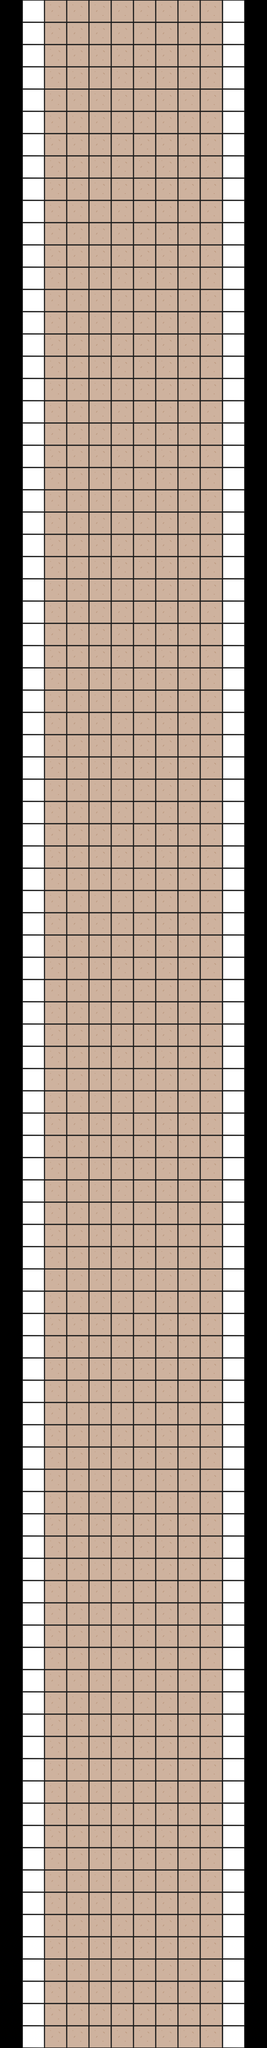

A 2D game scene composited from a Tiled map and its tileset images. What follows is a short description and the map's XML, with every tile layer's data as written:
An orthogonal 12x92 tile map with 64x64 px tiles, 2 tile layers (floor, wall) and 5 objects (4x ball, point_start).

<map version="1.10" tiledversion="1.11.2" orientation="orthogonal" renderorder="right-down" width="12" height="92" tilewidth="64" tileheight="64" infinite="0" nextlayerid="8" nextobjectid="6">
 <tileset firstgid="1" source="saa_tt_sheet.tsx" />
 <group id="3" name="Group Layer 1" locked="1">
  <layer id="1" name="floor" width="12" height="92" locked="1">
   <data encoding="csv">
0,0,1,1,1,1,1,1,1,1,0,0,
0,0,1,1,1,1,1,1,1,1,0,0,
0,0,1,1,1,1,1,1,1,1,0,0,
0,0,1,1,1,1,1,1,1,1,0,0,
0,0,1,1,1,1,1,1,1,1,0,0,
0,0,1,1,1,1,1,1,1,1,0,0,
0,0,1,1,1,1,1,1,1,1,0,0,
0,0,1,1,1,1,1,1,1,1,0,0,
0,0,1,1,1,1,1,1,1,1,0,0,
0,0,1,1,1,1,1,1,1,1,0,0,
0,0,1,1,1,1,1,1,1,1,0,0,
0,0,1,1,1,1,1,1,1,1,0,0,
0,0,1,1,1,1,1,1,1,1,0,0,
0,0,1,1,1,1,1,1,1,1,0,0,
0,0,1,1,1,1,1,1,1,1,0,0,
0,0,1,1,1,1,1,1,1,1,0,0,
0,0,1,1,1,1,1,1,1,1,0,0,
0,0,1,1,1,1,1,1,1,1,0,0,
0,0,1,1,1,1,1,1,1,1,0,0,
0,0,1,1,1,1,1,1,1,1,0,0,
0,0,1,1,1,1,1,1,1,1,0,0,
0,0,1,1,1,1,1,1,1,1,0,0,
0,0,1,1,1,1,1,1,1,1,0,0,
0,0,1,1,1,1,1,1,1,1,0,0,
0,0,1,1,1,1,1,1,1,1,0,0,
0,0,1,1,1,1,1,1,1,1,0,0,
0,0,1,1,1,1,1,1,1,1,0,0,
0,0,1,1,1,1,1,1,1,1,0,0,
0,0,1,1,1,1,1,1,1,1,0,0,
0,0,1,1,1,1,1,1,1,1,0,0,
0,0,1,1,1,1,1,1,1,1,0,0,
0,0,1,1,1,1,1,1,1,1,0,0,
0,0,1,1,1,1,1,1,1,1,0,0,
0,0,1,1,1,1,1,1,1,1,0,0,
0,0,1,1,1,1,1,1,1,1,0,0,
0,0,1,1,1,1,1,1,1,1,0,0,
0,0,1,1,1,1,1,1,1,1,0,0,
0,0,1,1,1,1,1,1,1,1,0,0,
0,0,1,1,1,1,1,1,1,1,0,0,
0,0,1,1,1,1,1,1,1,1,0,0,
0,0,1,1,1,1,1,1,1,1,0,0,
0,0,1,1,1,1,1,1,1,1,0,0,
0,0,1,1,1,1,1,1,1,1,0,0,
0,0,1,1,1,1,1,1,1,1,0,0,
0,0,1,1,1,1,1,1,1,1,0,0,
0,0,1,1,1,1,1,1,1,1,0,0,
0,0,1,1,1,1,1,1,1,1,0,0,
0,0,1,1,1,1,1,1,1,1,0,0,
0,0,1,1,1,1,1,1,1,1,0,0,
0,0,1,1,1,1,1,1,1,1,0,0,
0,0,1,1,1,1,1,1,1,1,0,0,
0,0,1,1,1,1,1,1,1,1,0,0,
0,0,1,1,1,1,1,1,1,1,0,0,
0,0,1,1,1,1,1,1,1,1,0,0,
0,0,1,1,1,1,1,1,1,1,0,0,
0,0,1,1,1,1,1,1,1,1,0,0,
0,0,1,1,1,1,1,1,1,1,0,0,
0,0,1,1,1,1,1,1,1,1,0,0,
0,0,1,1,1,1,1,1,1,1,0,0,
0,0,1,1,1,1,1,1,1,1,0,0,
0,0,1,1,1,1,1,1,1,1,0,0,
0,0,1,1,1,1,1,1,1,1,0,0,
0,0,1,1,1,1,1,1,1,1,0,0,
0,0,1,1,1,1,1,1,1,1,0,0,
0,0,1,1,1,1,1,1,1,1,0,0,
0,0,1,1,1,1,1,1,1,1,0,0,
0,0,1,1,1,1,1,1,1,1,0,0,
0,0,1,1,1,1,1,1,1,1,0,0,
0,0,1,1,1,1,1,1,1,1,0,0,
0,0,1,1,1,1,1,1,1,1,0,0,
0,0,1,1,1,1,1,1,1,1,0,0,
0,0,1,1,1,1,1,1,1,1,0,0,
0,0,1,1,1,1,1,1,1,1,0,0,
0,0,1,1,1,1,1,1,1,1,0,0,
0,0,1,1,1,1,1,1,1,1,0,0,
0,0,1,1,1,1,1,1,1,1,0,0,
0,0,1,1,1,1,1,1,1,1,0,0,
0,0,1,1,1,1,1,1,1,1,0,0,
0,0,1,1,1,1,1,1,1,1,0,0,
0,0,1,1,1,1,1,1,1,1,0,0,
0,0,1,1,1,1,1,1,1,1,0,0,
0,0,1,1,1,1,1,1,1,1,0,0,
0,0,1,1,1,1,1,1,1,1,0,0,
0,0,1,1,1,1,1,1,1,1,0,0,
0,0,1,1,1,1,1,1,1,1,0,0,
0,0,1,1,1,1,1,1,1,1,0,0,
0,0,1,1,1,1,1,1,1,1,0,0,
0,0,1,1,1,1,1,1,1,1,0,0,
0,0,1,1,1,1,1,1,1,1,0,0,
0,0,1,1,1,1,1,1,1,1,0,0,
0,0,1,1,1,1,1,1,1,1,0,0,
0,0,1,1,1,1,1,1,1,1,0,0
</data>
  </layer>
  <layer id="2" name="wall" width="12" height="92" locked="1">
   <data encoding="csv">
0,8,0,0,0,0,0,0,0,0,8,0,
0,8,0,0,0,0,0,0,0,0,8,0,
0,8,0,0,0,0,0,0,0,0,8,0,
0,8,0,0,0,0,0,0,0,0,8,0,
0,8,0,0,0,0,0,0,0,0,8,0,
0,8,0,0,0,0,0,0,0,0,8,0,
0,8,0,0,0,0,0,0,0,0,8,0,
0,8,0,0,0,0,0,0,0,0,8,0,
0,8,0,0,0,0,0,0,0,0,8,0,
0,8,0,0,0,0,0,0,0,0,8,0,
0,8,0,0,0,0,0,0,0,0,8,0,
0,8,0,0,0,0,0,0,0,0,8,0,
0,8,0,0,0,0,0,0,0,0,8,0,
0,8,0,0,0,0,0,0,0,0,8,0,
0,8,0,0,0,0,0,0,0,0,8,0,
0,8,0,0,0,0,0,0,0,0,8,0,
0,8,0,0,0,0,0,0,0,0,8,0,
0,8,0,0,0,0,0,0,0,0,8,0,
0,8,0,0,0,0,0,0,0,0,8,0,
0,8,0,0,0,0,0,0,0,0,8,0,
0,8,0,0,0,0,0,0,0,0,8,0,
0,8,0,0,0,0,0,0,0,0,8,0,
0,8,0,0,0,0,0,0,0,0,8,0,
0,8,0,0,0,0,0,0,0,0,8,0,
0,8,0,0,0,0,0,0,0,0,8,0,
0,8,0,0,0,0,0,0,0,0,8,0,
0,8,0,0,0,0,0,0,0,0,8,0,
0,8,0,0,0,0,0,0,0,0,8,0,
0,8,0,0,0,0,0,0,0,0,8,0,
0,8,0,0,0,0,0,0,0,0,8,0,
0,8,0,0,0,0,0,0,0,0,8,0,
0,8,0,0,0,0,0,0,0,0,8,0,
0,8,0,0,0,0,0,0,0,0,8,0,
0,8,0,0,0,0,0,0,0,0,8,0,
0,8,0,0,0,0,0,0,0,0,8,0,
0,8,0,0,0,0,0,0,0,0,8,0,
0,8,0,0,0,0,0,0,0,0,8,0,
0,8,0,0,0,0,0,0,0,0,8,0,
0,8,0,0,0,0,0,0,0,0,8,0,
0,8,0,0,0,0,0,0,0,0,8,0,
0,8,0,0,0,0,0,0,0,0,8,0,
0,8,0,0,0,0,0,0,0,0,8,0,
0,8,0,0,0,0,0,0,0,0,8,0,
0,8,0,0,0,0,0,0,0,0,8,0,
0,8,0,0,0,0,0,0,0,0,8,0,
0,8,0,0,0,0,0,0,0,0,8,0,
0,8,0,0,0,0,0,0,0,0,8,0,
0,8,0,0,0,0,0,0,0,0,8,0,
0,8,0,0,0,0,0,0,0,0,8,0,
0,8,0,0,0,0,0,0,0,0,8,0,
0,8,0,0,0,0,0,0,0,0,8,0,
0,8,0,0,0,0,0,0,0,0,8,0,
0,8,0,0,0,0,0,0,0,0,8,0,
0,8,0,0,0,0,0,0,0,0,8,0,
0,8,0,0,0,0,0,0,0,0,8,0,
0,8,0,0,0,0,0,0,0,0,8,0,
0,8,0,0,0,0,0,0,0,0,8,0,
0,8,0,0,0,0,0,0,0,0,8,0,
0,8,0,0,0,0,0,0,0,0,8,0,
0,8,0,0,0,0,0,0,0,0,8,0,
0,8,0,0,0,0,0,0,0,0,8,0,
0,8,0,0,0,0,0,0,0,0,8,0,
0,8,0,0,0,0,0,0,0,0,8,0,
0,8,0,0,0,0,0,0,0,0,8,0,
0,8,0,0,0,0,0,0,0,0,8,0,
0,8,0,0,0,0,0,0,0,0,8,0,
0,8,0,0,0,0,0,0,0,0,8,0,
0,8,0,0,0,0,0,0,0,0,8,0,
0,8,0,0,0,0,0,0,0,0,8,0,
0,8,0,0,0,0,0,0,0,0,8,0,
0,8,0,0,0,0,0,0,0,0,8,0,
0,8,0,0,0,0,0,0,0,0,8,0,
0,8,0,0,0,0,0,0,0,0,8,0,
0,8,0,0,0,0,0,0,0,0,8,0,
0,8,0,0,0,0,0,0,0,0,8,0,
0,8,0,0,0,0,0,0,0,0,8,0,
0,8,0,0,0,0,0,0,0,0,8,0,
0,8,0,0,0,0,0,0,0,0,8,0,
0,8,0,0,0,0,0,0,0,0,8,0,
0,8,0,0,0,0,0,0,0,0,8,0,
0,8,0,0,0,0,0,0,0,0,8,0,
0,8,0,0,0,0,0,0,0,0,8,0,
0,8,0,0,0,0,0,0,0,0,8,0,
0,8,0,0,0,0,0,0,0,0,8,0,
0,8,0,0,0,0,0,0,0,0,8,0,
0,8,0,0,0,0,0,0,0,0,8,0,
0,8,0,0,0,0,0,0,0,0,8,0,
0,8,0,0,0,0,0,0,0,0,8,0,
0,8,0,0,0,0,0,0,0,0,8,0,
0,8,0,0,0,0,0,0,0,0,8,0,
0,8,0,0,0,0,0,0,0,0,8,0,
0,8,0,0,0,0,0,0,0,0,8,0
</data>
  </layer>
 </group>
 <group id="4" name="Group Layer 2">
  <objectgroup color="#00ff00" id="5" name="Object Layer 1" locked="1">
   <object id="1" name="Start" type="point_start" x="384" y="5184">
    <point />
   </object>
  </objectgroup>
  <objectgroup id="6" name="Object Layer 2" locked="1">
   <object id="2" type="ball" x="345.333" y="5217.33">
    <point />
   </object>
   <object id="3" type="ball" x="373.333" y="5225.33">
    <point />
   </object>
   <object id="4" type="ball" x="408" y="5218.67">
    <point />
   </object>
   <object id="5" type="ball" x="434.667" y="5217.33">
    <point />
   </object>
  </objectgroup>
  <objectgroup color="#ffffff" id="7" name="Object Layer 3" />
 </group>
</map>
